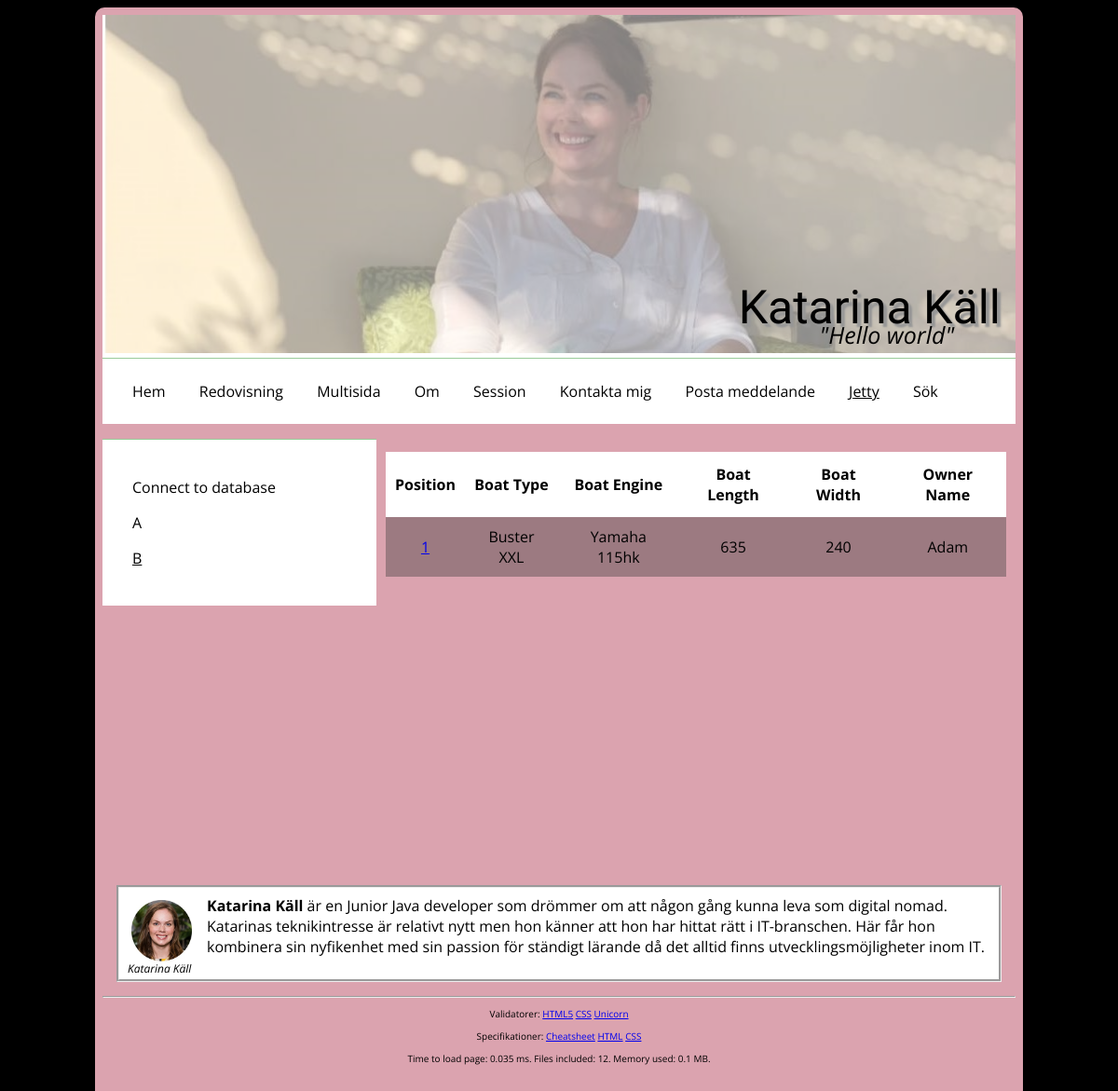
Page /jetty.php?page=b&position=1 on the committed database.
### tables this page shows
CREATE TABLE "jetty" (
	`position`	INTEGER,
	`boatType`	TEXT,
	`boatEngine`	TEXT,
	`boatLength`	INTEGER,
	`boatWidth`	INTEGER,
	`ownerName`	TEXT,
	PRIMARY KEY(`position`)
);

### jetty.php (called while the page is built, shortened)
<?php
require __DIR__ . "/src/functions.php";
require __DIR__ . "/view/header.php";
require __DIR__ . "/view/navbar.php";
require __DIR__ . "/view/jetty-multipage.php";
require __DIR__ . "/view/byline.php";
require __DIR__ . "/view/footer.php";

### src/functions.php (the view, shortened to what this page needs)
<?php
function printJettyResultsetToHTMLTable($res)
{
    $rows = null;
    foreach ($res as $row) {
        $rows .= "<tr>";
        $rows .= "<td><a href='?page=b&position={$row['position']}'>{$row['position']}</td>";
        $rows .= "<td>{$row['boatType']}</td>";
        $rows .= "<td>{$row['boatEngine']}</td>";
        $rows .= "<td>{$row['boatLength']}</td>";
        $rows .= "<td>{$row['boatWidth']}</td>";
        $rows .= "<td>{$row['ownerName']}</td>";
        $rows .= "</tr>\n";
    }
    echo <<<EOD
    <table>
    <tr>
        <th>Position</th>
        <th>Boat Type</th>
        <th>Boat Engine</th>
        <th>Boat Length</th>
        <th>Boat Width</th>
        <th>Owner Name</th>
    </tr>
    $rows
    </table>
EOD;
}

### css/style.css (style rules this page uses)
html { background-color: black; font-family: 'Open Sans', sans-serif; overflow-y: scroll; }
body { margin: 8px auto; padding: 8px; width: 980px; background-color: #dba3af; border-radius: 10px; }
table { margin: 20px 0; width: 100%; border-collapse: collapse; }
th, td { border: 1px; padding: 10px; }
th { height: 50px; background-color: #fff; }
td { text-align: center; }
tr:nth-child(even) { background-color: rgb(62, 62, 62); background-color: rgba(62, 62, 62, 0.4); }

### rows in the picture
jetty: position "1", boatType "Buster XXL", boatEngine "Yamaha 115hk", boatLength "635", boatWidth "240", ownerName "Adam"

### other values in the picture
$value["title"] "Connect to database"
$value["title"] "A"
$value["title"] "B"
$loadTime "0.035"
$numFiles "12"
$memoryUsed "0.1"
